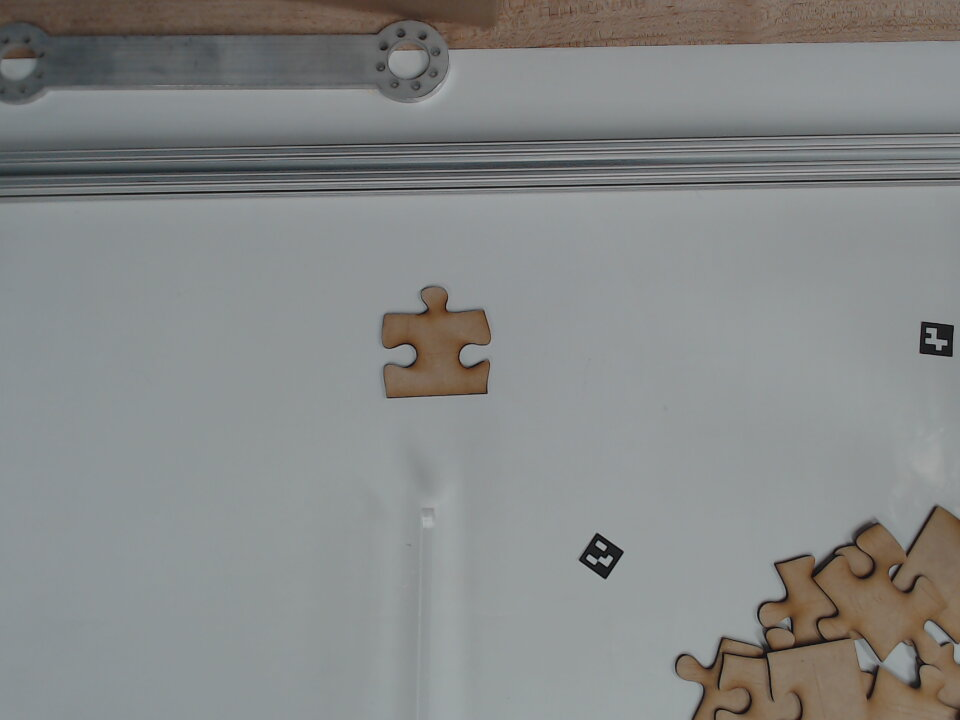
#> input picture arucotest.jpg, 960 x 720 px
$ python -i thomas_detector.py   (imports and definitions only)
#> lines starting #> are read from the running program, lines starting #| are printed output that depends on the picture; after the words box and inside, x2 and y2 are one past the last pixel; in counts of white or black regions, pixels touching at a corner belong together
#> further down, picture is the input picture: shape (720, 960, 3); mean B, G, R 134.9, 135.8, 133.8
import cv2
from matplotlib.pyplot import pie
import numpy as np
from itertools import combinations

# Set the approximate piece side length (in pixels).  This is used to
# sub-divide the long side of connected pieces.
SIDELEN = 125

# Set the number of points per side to match against another side.
SIDEPOINTS = 20

def drawSide(image, side, color):
    for x,y in side.reshape(-1,2):
        image[y,x] = color

def drawSides(image, sides, color):
    for i in range(len(sides)):
        drawSide(image, sides[i], color)

# [23 lines left out: function calc_rotation, not called in this run]

def get_piece_mask(img):
    # Filter out background
    hsv = cv2.cvtColor(img, cv2.COLOR_BGR2HSV)
#> hsv: shape (720, 960, 3); mean H, S, V 84.9, 20.6, 139.4
    background_lower = (0, 0, 80)
    background_upper = (255, 30, 220)
    binary = cv2.inRange(hsv, background_lower, background_upper)
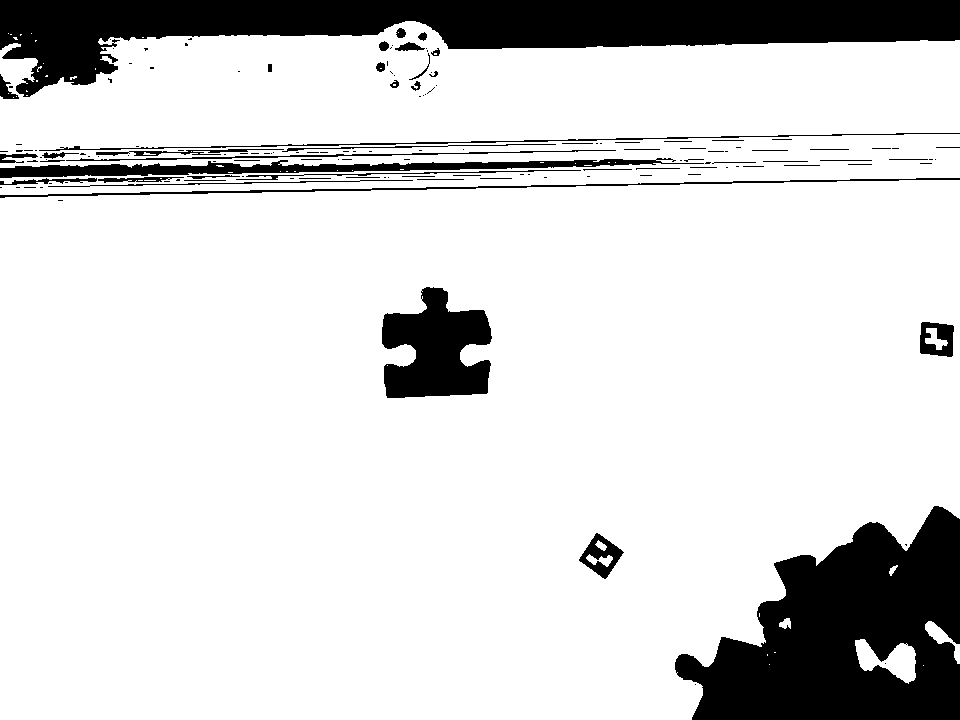
#> binary: shape (720, 960); 84.8% white; 152 black regions (91 under 20 px), largest, box (x1, y1, x2, y2) and area: (0, 0, 960, 97) 42868, (675, 506, 960, 720) 38115, (382, 287, 492, 398) 8313

    # Part of the image which is the puzzle pieces
    blocks = 255 - binary

    # Remove noise
    blocks = cv2.dilate(blocks, None, iterations=1)
#> blocks: shape (720, 960); 17.9% white; 51 white regions (8 under 20 px), largest, box (x1, y1, x2, y2) and area: (0, 0, 960, 100) 44762, (674, 505, 960, 720) 39375, (0, 132, 960, 189) 20694
    blocks = cv2.erode(blocks, None, iterations=1)
#> blocks: shape (720, 960); 15.7% white; 65 white regions (33 under 20 px), largest, box (x1, y1, x2, y2) and area: (0, 0, 960, 99) 43265, (675, 506, 960, 720) 38173, (0, 133, 960, 188) 14105

    return blocks

# [5 lines left out: function ToThomasPuzzlePiece, not called in this run]

class ThomasPuzzlePiece:
    def __init__(self, x, y, w, h, area, pixel_region=None):
        self.x = x
        self.y = y
        self.width  = w
        self.height = h
        self.area   = area
        self.pixel_region = pixel_region

        self.color = tuple(map(int, np.random.random(size=3) * 255))

        self.matched = True
        self.removed = False

        self.img = None
        self.natural_img = None

    def get_location(self):
        return (self.x, self.y)

    def set_location(self, x, y):
        self.x = x
        self.y = y

    def set_img(self, img):
        cutout_img = np.zeros_like(img)
        cv2.drawContours(cutout_img, [self.get_largest_contour(image=img, erosion=0, dilation=0, filter_iters=0)], 0, color=255, thickness=cv2.FILLED)
        self.img = cutout_img

    def set_natural_img(self, natural_img):
        self.natural_img = natural_img

    def get_color(self):
        return self.color

    def __repr__(self):
        return f"<Puzzle Piece at (x={self.x}, y={self.y}) with color={self.color}>"

    def matches(self, other):
        return (self.x - other.x) ** 2 + (self.y - other.y) ** 2 < 4900

    # [39 lines left out: functions is_valid, is_multiple, get_bounding_box, not called in this run]

    def get_largest_contour(self, image = None, threshold = 100, erosion = 5, dilation = 3, filter_iters = 0) :
        if image is None:
            image = self.img
        # Compute a contour and then use the largest countour to build a bounding box
        filtered = image
        for i in range(filter_iters):
            filtered = cv2.dilate(filtered, np.ones((dilation, dilation), np.uint8))
            filtered = cv2.erode(filtered, np.ones((erosion, erosion), np.uint8))

        # Old contour based box:
        contours, hierarchy = cv2.findContours(filtered, cv2.RETR_EXTERNAL, cv2.CHAIN_APPROX_NONE)
        biggest_contour = max(contours, key = cv2.contourArea)
        return biggest_contour

    # [320 lines left out: functions get_bounding_box_contour, get_rotation_to_align_old, get_rotation_to_align, get_warped, get_corners, _refineCornerIndex and 5 more, not called in this run]


class ThomasDetector:
    def __init__(self):
        self.piece_centers = list()
        self.pieces = list()


    def process(self, img):

        blocks = get_piece_mask(img)

        # Perform 2 iterations of eroding (by distance)
        piece_centers = blocks
        for i in range(2):
            dist_transform = cv2.distanceTransform(piece_centers,cv2.DIST_L2,5)
            _, piece_centers = cv2.threshold(dist_transform,2,255,0)
            piece_centers = piece_centers.astype(np.uint8)
#> piece_centers: shape (720, 960); 11.8% white; 32 white regions (10 under 20 px), largest, box (x1, y1, x2, y2) and area: (0, 0, 960, 93) 38321, (679, 510, 960, 720) 34752, (386, 291, 488, 394) 6338

        # One more eroding for good measure
        piece_centers = cv2.erode(piece_centers, None, iterations=4)
#> piece_centers: shape (720, 960); 9.7% white; 6 white regions (2 under 20 px), largest, box (x1, y1, x2, y2) and area: (0, 0, 960, 78) 33329, (701, 516, 960, 720) 29384, (390, 296, 483, 390) 4090, (684, 663, 698, 674) 67

        n, markers, stats, centroids = cv2.connectedComponentsWithStats(piece_centers)
#> markers: shape (720, 960) int32; 7 distinct labels, from 0 to 6
#> n = 7; stats = [[0, 13, 960, 707, 624322], [0, 0, 960, 78, 33329], [160, 174, 3, 3, 7], [390, 296, 93, 94, 4090], [701, 516, 259, 204, 29384], [684, 663, 14, 11, 67], [699, 674, 1, 1, 1]]; centroids = [[462.8, 364.5], [469.8, 18.65], [160.7, 174.9], [436.2, 351.2], [850.1, 640.3], [688.7, 667.8], [699, 674]]

        # Increment so that background is not marked as "unknown"
        markers = markers + 1
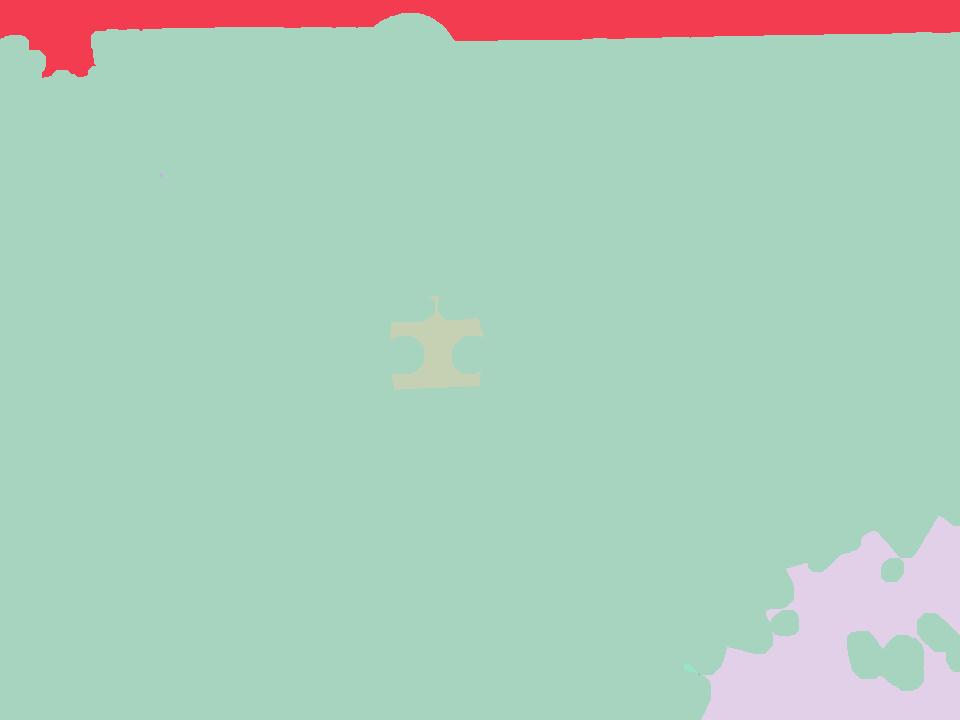
#> markers: shape (720, 960) int32; 7 distinct labels, from 1 to 7; one colour per label, 0 black

        for i, stat in enumerate(stats):
            # Background

            xmin, ymin, width, height, area = tuple(stat)

            # This component is either noise or part of another piece that broke off
            # Mark its area as "unknown" to be filled by watershed
            if area < 200:
                markers[markers == (i+1)] = 0
#> this loop made 7 passes
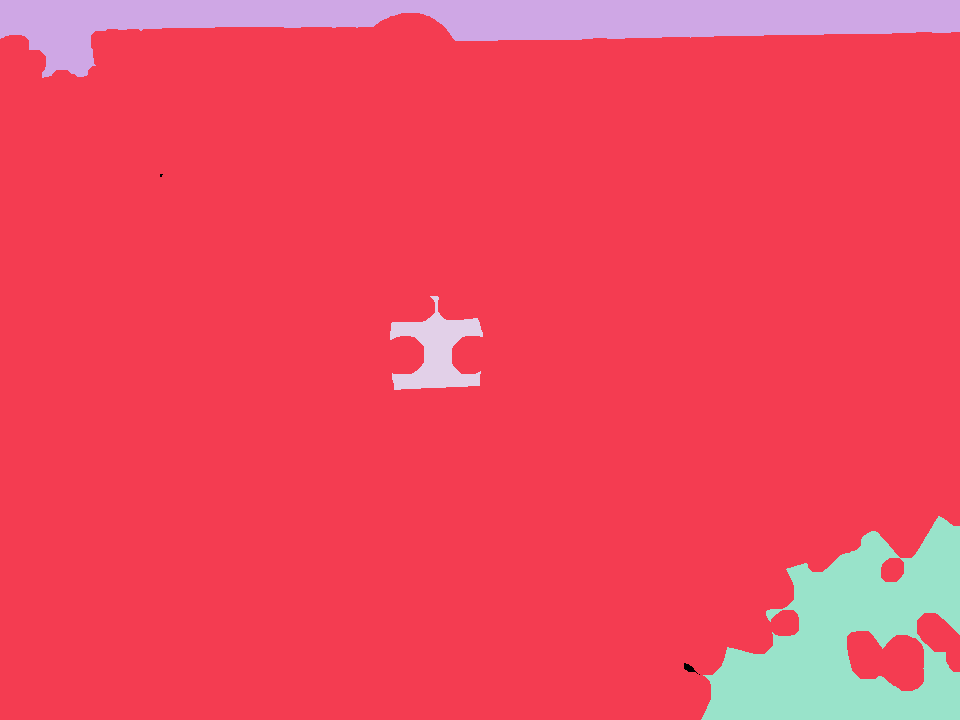
#> markers: shape (720, 960) int32; 5 distinct labels, from 0 to 5; one colour per label, 0 black

        # Mark unknown regions
        # This is where it's part of a block but we're not sure which one it's part of.
        unknown = cv2.subtract(blocks, piece_centers)
#> unknown: shape (720, 960); 6.1% white; 67 white regions (33 under 20 px), largest, box (x1, y1, x2, y2) and area: (0, 133, 960, 188) 14098, (0, 13, 960, 99) 9936, (675, 506, 960, 720) 5693
        markers[unknown == 255] = 0
#> markers: shape (720, 960) int32; 5 distinct labels, from 0 to 5

        # Convert image to RGB because watershed only works on RGB
        blobs = cv2.cvtColor(blocks, cv2.COLOR_GRAY2RGB)

        # Hooray
        cv2.watershed(blobs, markers)
        markers = markers.astype(np.uint8)
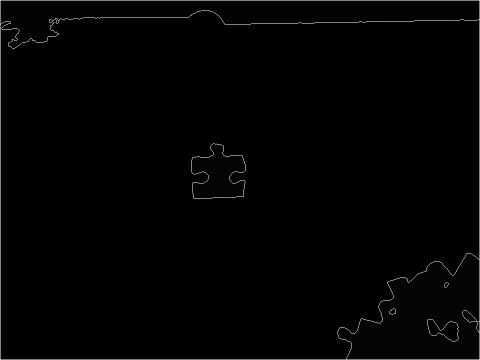
#> markers: shape (720, 960) (shown at 1/2 size); min 1, max 255, mean 3.5

        # Outline pieces in original image as blue
#         img[markers == 255] = (255, 0, 0)

        #return img, markers

        piece_centers = list()
        pieces = list()

        # Unmatch all pieces
        for piece in self.pieces:
            piece.matched = False

        for i, stat in enumerate(stats):
            # Background
            if i == 0:
                continue

            if i+1 not in markers:
                continue

            xmin, ymin, width, height, area = tuple(stat)
            centroid = tuple(np.array(centroids[i]).astype(np.int32))
            piece = ThomasPuzzlePiece(centroid[0], centroid[1], width, height, area, pixel_region=[xmin, ymin, xmin+width, ymin+height])
            #if piece.is_valid():
            if True:
                # First try to match the piece
                for existing_piece in self.pieces:
                    if not existing_piece.matched:
                        if existing_piece.matches(piece):
                            existing_piece.set_location(centroid[0], centroid[1])
                            existing_piece.width = width
                            existing_piece.height = height
                            existing_piece.matched = True
                            piece = existing_piece
                            break
                spacing = 20
                pieces.append(piece)
                cutout_img = blocks[max(ymin-spacing,0):ymin+height+spacing, max(xmin-spacing,0):xmin+width+spacing].copy()
                piece.set_img(cutout_img)

                y_max, x_max = blocks.shape[:2]
                cutout_img = img[max(ymin-spacing,0):min(ymin+height+spacing, y_max),
                                    max(xmin-spacing,0):min(xmin+width+spacing, x_max)].copy()
                piece.set_natural_img(cutout_img)
#> this loop made 7 passes
#> (xmin, ymin, width, height, area) on passes 4 to 5: (390, 296, 93, 94, 4090), (701, 516, 259, 204, 29384)
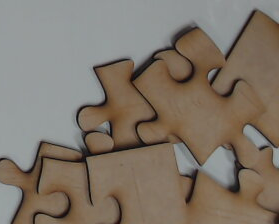
#> cutout_img: shape (224, 279, 3); mean B, G, R 105, 117, 127.3
#> after the loop, pieces = 3 items

        for piece in pieces:
            r = int(np.sqrt(piece.area) / 5) + 1
            color = piece.get_color()
            cv2.circle(img, piece.get_location(), r, color, -1)
            piece_centers.append(piece.get_location())
#> this loop made 3 passes
#> (r, color) on passes 1 to 3: (37, (139, 182, 153)), (13, (138, 108, 164)), (35, (111, 227, 245))
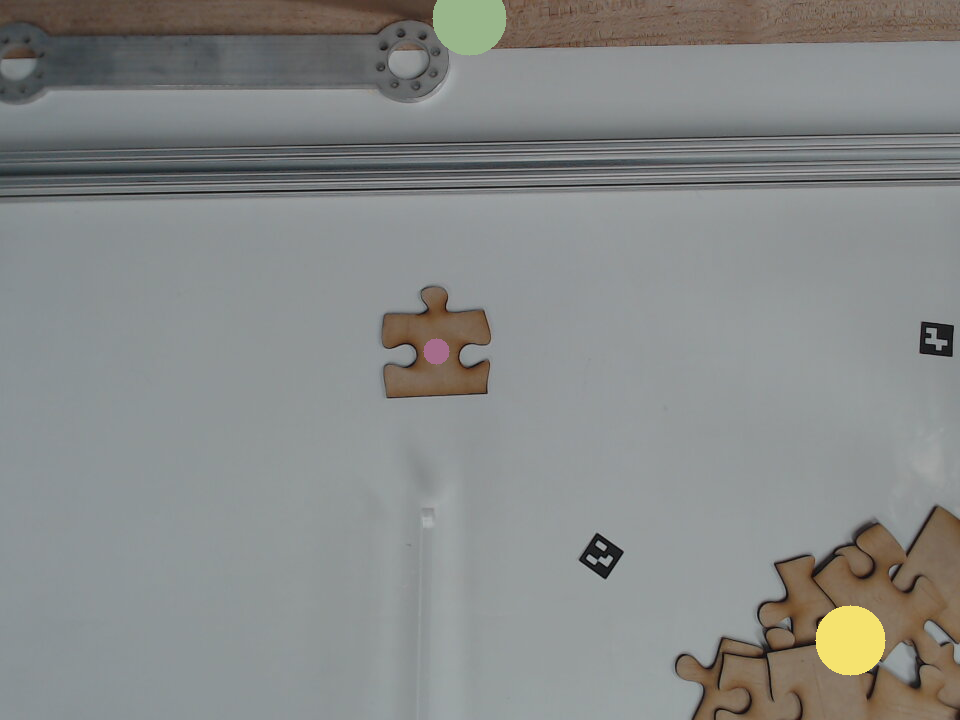
#> img: shape (720, 960, 3); 1.13% of pixels changed, all inside (x1, y1, x2, y2) = (423, 0, 886, 676)
#> after the loop, piece_centers = [(469, 18), (436, 351), (850, 640)]

        #markers[res != 0] = 255

        self.piece_centers = piece_centers
#> self.piece_centers = [(469, 18), (436, 351), (850, 640)]
        self.pieces = pieces
#> self.pieces = 3 items

        return img, markers

>>> import cv2
>>> picture = cv2.imread('../arucotest.jpg')
>>> result = ThomasDetector().process(picture)
